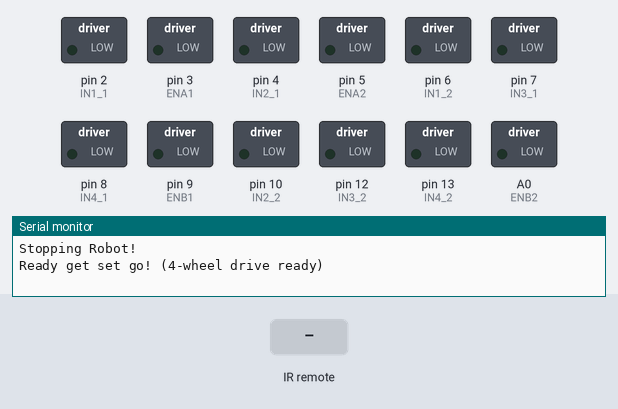
Simulated run of this sketch. Board: Arduino Uno, built with avr-gcc and run on an emulated ATmega328P. On the bench: switched loads named in the sketch (green lamp = pin HIGH), the last lines printed to the serial monitor. The inputs (shaded band) are chosen by the test bench.

Above: at 1.3 s.
1.4 s: infrared code 0xF609FF00 received
At 1.8 s:
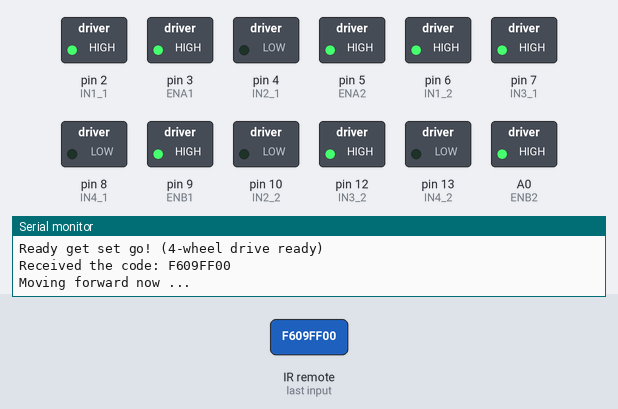
3.4 s: infrared code 0xF807FF00 received
At 3.8 s:
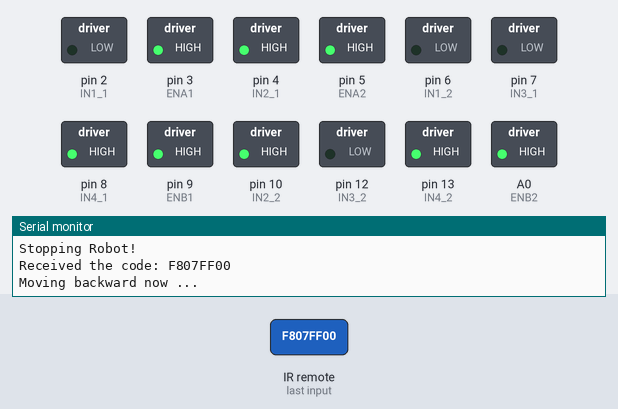
5.4 s: infrared code 0xBB44FF00 received
At 5.55 s:
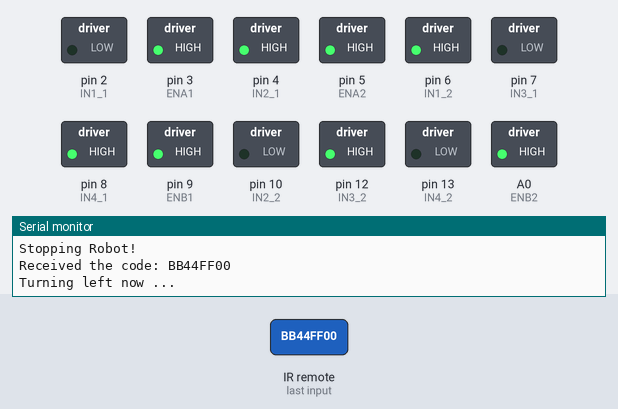
7.2 s: infrared code 0xBC43FF00 received
At 7.35 s:
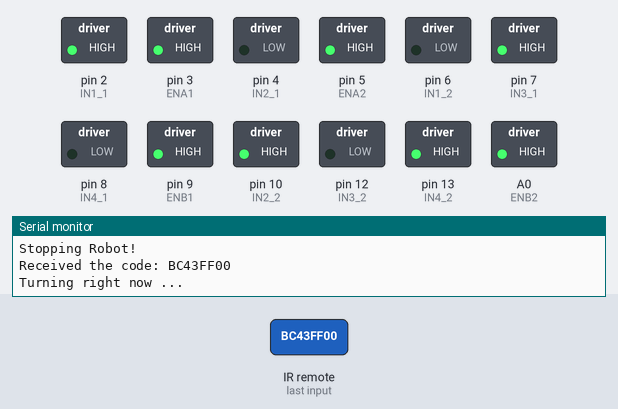
Timing chart, 0 to 10.0 s (numbered marks = the images above; inputs shaded):
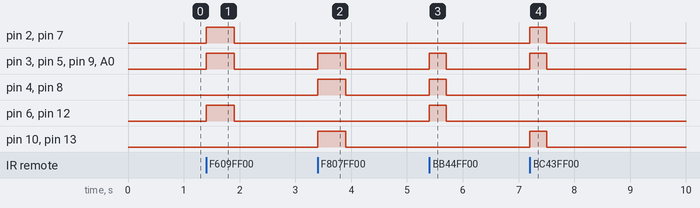

The sketch:

ir_remote_controlled_car.ino
```cpp
#include <IRremote.hpp>

#define IR_RECEIVE_PIN 11

// --- Motor Driver 1 (Left Side) Pin Definitions ---
#define ENA1 3   // Enable A for Driver 1
#define IN1_1 2  // Input 1 for Driver 1
#define IN2_1 4  // Input 2 for Driver 1
#define IN3_1 7  // Input 3 for Driver 1
#define IN4_1 8  // Input 4 for Driver 1
#define ENB1 9   // Enable B for Driver 1

// --- Motor Driver 2 (Right Side) Pin Definitions ---
#define ENA2 5   // Enable A for Driver 2
#define IN1_2 6  // Input 1 for Driver 2
#define IN2_2 10 // Input 2 for Driver 2
#define IN3_2 12 // Input 3 for Driver 2
#define IN4_2 13 // Input 4 for Driver 2
#define ENB2 A0  // Enable B for Driver 2 (using analog pin as digital)

// --- Pre-defined movement durations ---
int moveDuration = 500;
int turnDuration = 300;

void setup() {
  Serial.begin(9600);

  // Initialize Motor Driver 1 pins
  pinMode(ENA1, OUTPUT);
  pinMode(IN1_1, OUTPUT);
  pinMode(IN2_1, OUTPUT);
  pinMode(IN3_1, OUTPUT);
  pinMode(IN4_1, OUTPUT);
  pinMode(ENB1, OUTPUT);

  // Initialize Motor Driver 2 pins
  pinMode(ENA2, OUTPUT);
  pinMode(IN1_2, OUTPUT);
  pinMode(IN2_2, OUTPUT);
  pinMode(IN3_2, OUTPUT);
  pinMode(IN4_2, OUTPUT);
  pinMode(ENB2, OUTPUT);

  // Ensure all motors are OFF at startup
  stopRobot();
  delay(100);

  // Start the IR receiver AFTER motors are initialized
  IrReceiver.begin(IR_RECEIVE_PIN, ENABLE_LED_FEEDBACK);

  Serial.println("Ready get set go! (4-wheel drive ready)");
}

void loop() {
  // Check if an IR code has been received
  if (IrReceiver.decode()) {
    Serial.print("Received the code: ");
    Serial.println(IrReceiver.decodedIRData.decodedRawData, HEX);

    // Process the command
    processIRCommand();

    // CRITICAL: Add delay before resuming to prevent interference
    delay(50);
    IrReceiver.resume();

    // Additional delay to let IR receiver stabilize
    delay(50);
  }
}

void processIRCommand() {
  switch(IrReceiver.decodedIRData.decodedRawData) {
    case 0xF609FF00: // UP Arrow
      Serial.println("Moving forward now ...");
      moveForward();
      break;

    case 0xF807FF00: // DOWN Arrow
      Serial.println("Moving backward now ...");
      moveBackward();
      break;

    case 0xBB44FF00: // LEFT Arrow
      Serial.println("Turning left now ...");
      turnLeft();
      break;

    case 0xBC43FF00: // RIGHT Arrow
      Serial.println("Turning right now ...");
      turnRight();
      break;

    case 0xBF40FF00: // OK Button
      Serial.println("Stop command received ...");
      stopRobot();
      break;

    default:
      Serial.println("Unknown code!");
      Serial.println(IrReceiver.decodedIRData.decodedRawData, HEX);
      break;
  }
}

// --- 4-Wheel Movement Functions ---

void moveForward() {
  IrReceiver.stop();

  // Driver 1 - Left side motors forward
  analogWrite(ENA1, 255);
  analogWrite(ENB1, 255);
  digitalWrite(IN1_1, HIGH);
  digitalWrite(IN2_1, LOW);
  digitalWrite(IN3_1, HIGH);
  digitalWrite(IN4_1, LOW);

  // Driver 2 - Right side motors forward
  analogWrite(ENA2, 255);
  digitalWrite(ENB2, HIGH);
  digitalWrite(IN1_2, HIGH);
  digitalWrite(IN2_2, LOW);
  digitalWrite(IN3_2, HIGH);
  digitalWrite(IN4_2, LOW);

  delay(moveDuration);
  stopRobot();

  delay(100);
  IrReceiver.start();
}

void moveBackward() {
  IrReceiver.stop();

  // Driver 1 - Left side motors backward
  analogWrite(ENA1, 255);
  analogWrite(ENB1, 255);
  digitalWrite(IN1_1, LOW);
  digitalWrite(IN2_1, HIGH);
  digitalWrite(IN3_1, LOW);
  digitalWrite(IN4_1, HIGH);

  // Driver 2 - Right side motors backward
  analogWrite(ENA2, 255);
  digitalWrite(ENB2, HIGH);
  digitalWrite(IN1_2, LOW);
  digitalWrite(IN2_2, HIGH);
  digitalWrite(IN3_2, LOW);
  digitalWrite(IN4_2, HIGH);

  delay(moveDuration);
  stopRobot();

  delay(100);
  IrReceiver.start();
}

void turnLeft() {
  IrReceiver.stop();

  // Driver 1 - Left side motors backward
  analogWrite(ENA1, 255);
  analogWrite(ENB1, 255);
  digitalWrite(IN1_1, LOW);
  digitalWrite(IN2_1, HIGH);
  digitalWrite(IN3_1, LOW);
  digitalWrite(IN4_1, HIGH);

  // Driver 2 - Right side motors forward
  analogWrite(ENA2, 255);
  digitalWrite(ENB2, HIGH);
  digitalWrite(IN1_2, HIGH);
  digitalWrite(IN2_2, LOW);
  digitalWrite(IN3_2, HIGH);
  digitalWrite(IN4_2, LOW);

  delay(turnDuration);
  stopRobot();

  delay(100);
  IrReceiver.start();
}

void turnRight() {
  IrReceiver.stop();

  // Driver 1 - Left side motors forward
  analogWrite(ENA1, 255);
  analogWrite(ENB1, 255);
  digitalWrite(IN1_1, HIGH);
  digitalWrite(IN2_1, LOW);
  digitalWrite(IN3_1, HIGH);
  digitalWrite(IN4_1, LOW);

  // Driver 2 - Right side motors backward
  analogWrite(ENA2, 255);
  digitalWrite(ENB2, HIGH);
  digitalWrite(IN1_2, LOW);
  digitalWrite(IN2_2, HIGH);
  digitalWrite(IN3_2, LOW);
  digitalWrite(IN4_2, HIGH);

  delay(turnDuration);
  stopRobot();

  delay(100);
  IrReceiver.start();
}

void stopRobot() {
  Serial.println("Stopping Robot!");

  // Stop Motor Driver 1
  digitalWrite(IN1_1, LOW);
  digitalWrite(IN2_1, LOW);
  digitalWrite(IN3_1, LOW);
  digitalWrite(IN4_1, LOW);
  analogWrite(ENA1, 0);
  analogWrite(ENB1, 0);

  // Stop Motor Driver 2
  digitalWrite(IN1_2, LOW);
  digitalWrite(IN2_2, LOW);
  digitalWrite(IN3_2, LOW);
  digitalWrite(IN4_2, LOW);
  analogWrite(ENA2, 0);
  digitalWrite(ENB2, LOW);
}
```

Measured:
- after the input at 1.4 s, pin 2 (IN1_1), pin 3 (ENA1), pin 5 (ENA2), pin 6 (IN1_2), pin 7 (IN3_1), pin 9 (ENB1), pin 12 (IN3_2), A0 (ENB2): LOW → HIGH at once, → LOW 0.50 s later
- after the input at 3.4 s, pin 3 (ENA1), pin 4 (IN2_1), pin 5 (ENA2), pin 8 (IN4_1), pin 9 (ENB1), pin 10 (IN2_2), pin 13 (IN4_2), A0 (ENB2): LOW → HIGH at once, → LOW 0.50 s later
- after the input at 5.4 s, pin 3 (ENA1), pin 4 (IN2_1), pin 5 (ENA2), pin 6 (IN1_2), pin 8 (IN4_1), pin 9 (ENB1), pin 12 (IN3_2), A0 (ENB2): LOW → HIGH at once, → LOW 0.30 s later
- after the input at 7.2 s, pin 2 (IN1_1), pin 3 (ENA1), pin 5 (ENA2), pin 7 (IN3_1), pin 9 (ENB1), pin 10 (IN2_2), pin 13 (IN4_2), A0 (ENB2): LOW → HIGH at once, → LOW 0.30 s later
